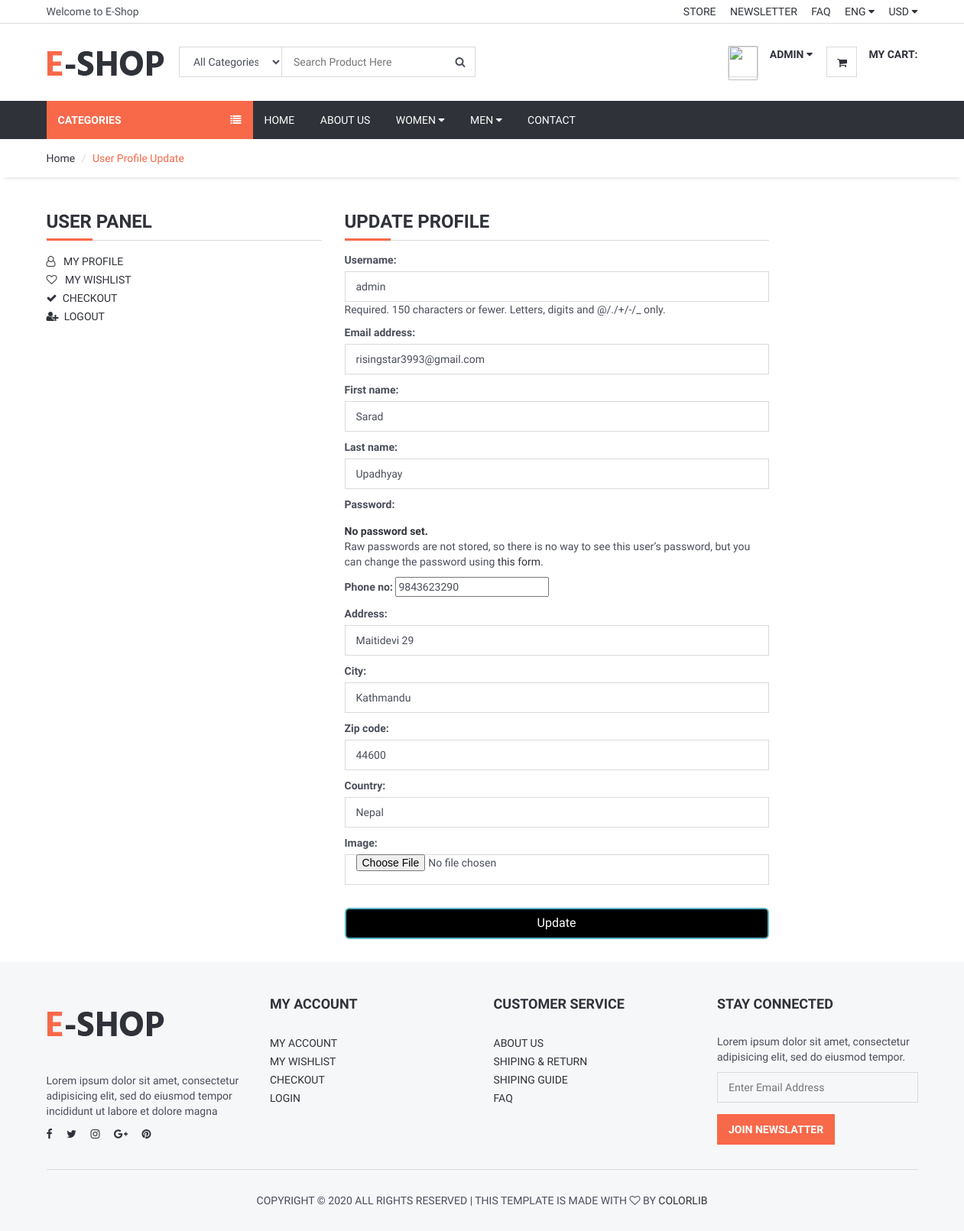
Page /user/update_profile/ (signed in) on the earlier database version.
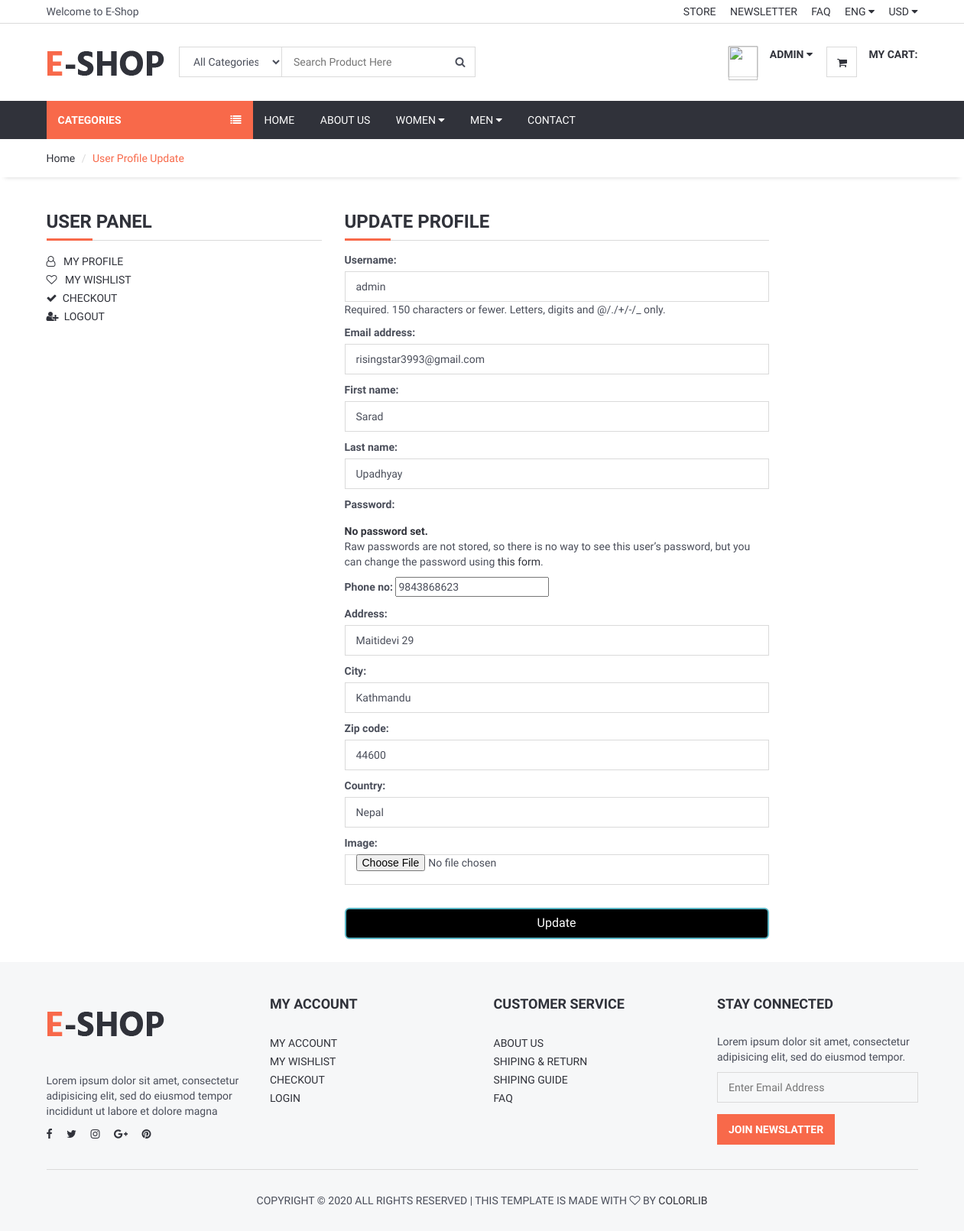
Same page on the later database version.
### djuser/models.py (models this page shows, shortened)
class UserProfileInfo(models.Model):
    user = models.OneToOneField(User,on_delete=models.CASCADE)
    phone_no = models.CharField(blank=True,max_length=50)
    address = models.CharField(max_length=200, blank=True)
    city = models.CharField(max_length=100,blank=True)
    zip_code = models.CharField(max_length=50,blank=True)
    country = models.CharField(max_length=100,blank=True)
    image = models.ImageField(upload_to='images/users/',blank=True)
    def image_tag(self):
        if self.image.url is not None:
            return mark_safe(f'<img src="{self.image.url}" height="60"/>')
        else:
            return ""
    image_tag.short_description = 'Profile Image'

### djuser/views.py (the view)
# urls.py: path('update_profile/',user_profile_update,name='update_profile'),
@login_required(login_url='/user/login') # checks for login
def user_profile_update(request):
    if request.method == 'POST':
        user_form = UserUpdateForm(request.POST, instance=request.user) # request.user is user's data sent from form
        profile_form = UserProfileUpdateForm(request.POST, request.FILES, instance=request.user.userprofileinfo) # one to one relation of user_profile data with user data
        if user_form.is_valid() and profile_form.is_valid(): # check validation
            user_form.save() # saves to database
            profile_form.save()
            messages.success(request, 'Your account has been updated successfully!')
            return redirect('/user') # redirect to user profile page so that user can see the changes made
    else:
        category = Category.objects.all()
        user_form = UserUpdateForm(instance=request.user)
        profile_form = UserProfileUpdateForm(instance=request.user.userprofileinfo)
        context_var = {'category': category,'user_form': user_form,'profile_form': profile_form }
        return render(request, 'user_profile_update.html', context_var)

### djuser/forms.py
class UserUpdateForm(UserChangeForm):
    class Meta:
        model = User
        fields = ('username', 'email', 'first_name', 'last_name')
        widgets = {
            'username': TextInput(attrs={'class': 'input', 'placeholder': 'username'}),
            'email': EmailInput(attrs={'class': 'input', 'placeholder': 'email'}),
            'first_name': TextInput(attrs={'class': 'input', 'placeholder': 'first_name'}),
            'last_name': TextInput(attrs={'class': 'input', 'placeholder': 'last_name'}),
        }

### djuser/templates/user_profile_update.html (shortened to what this page needs)
{% extends 'base.html' %}
{% load static %}
{% block content %}
<div id="breadcrumb">
    <div class="container">
        <ul class="breadcrumb">
            <li><a href="/">Home</a></li>
            <li class="active">User Profile Update </li>
        </ul>
    </div>
</div>
<div class="section">
    <div class="container">
        <div class="row">
            <div class="col-md-4">
                {% include "user_panel.html" %}
            </div>
            <div class="col-md-6">
                <div class="section-title">
                    <h3 class="title">Update Profile</h3>
                </div>
                <form method="POST" enctype="multipart/form-data">
                    <fieldset class="form-group">
                        {{ user_form.as_p  }}
                        {{ profile_form.as_p  }}
                    </fieldset>
                    <button style="cursor: pointer;
                    border: 2px solid rgb(88, 181, 196);
                    border-radius: 6px;
                    color: white;
                    background-color: black;
                    display: block;
                    width: 100%;
                    font-size: 16px;
                    padding: 7px 9px;
                    margin-top: 20px;"> Update </button>
                </form>
            </div>
        </div>
    </div>
</div>
{% endblock %}

Differences in the rows shown:
changed UserProfileInfo "Maitidevi 29": phone_no "9843623290" → "9843868623"
